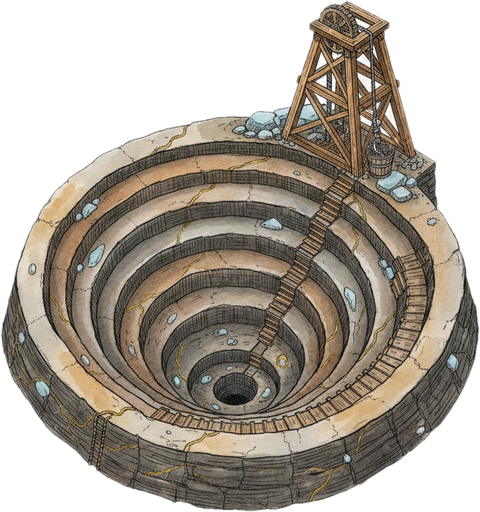
#> input picture tools/world-map/art/deep-mine.png, 480 x 512 px
$ python cut_art.py art/deep-mine.png art/great-forge.png
#> lines starting #> are read from the running program, lines starting #| are printed output that depends on the picture; after the words box and inside, x2 and y2 are one past the last pixel; in counts of white or black regions, pixels touching at a corner belong together
"""Cut a generated image out of its plain white background and save it to art/ for the map.

  python tools/world-map/cut_art.py <source.png> <name> [--grey-bg]

--grey-bg also removes pale grey connected to the background (a halo); don't use it on anything
with pale smoke or steam at its edge, which it would eat.
"""
import sys
from pathlib import Path

import numpy as np
from PIL import Image, ImageFilter
from scipy import ndimage as ndi

MAX_SIDE = 512


def cut(path, floor):
#> called with path = 'art/deep-mine.png', floor = 225
    im = Image.open(path).convert('RGB')
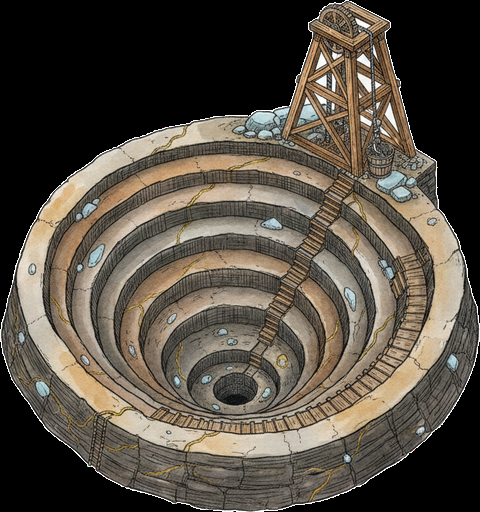
#> im: PIL image 480x512 RGB; mean R, G, B 84.6, 77.1, 66.7
    a = np.asarray(im).astype(np.int16)
    lab, _ = ndi.label(a.min(axis=2) > floor)
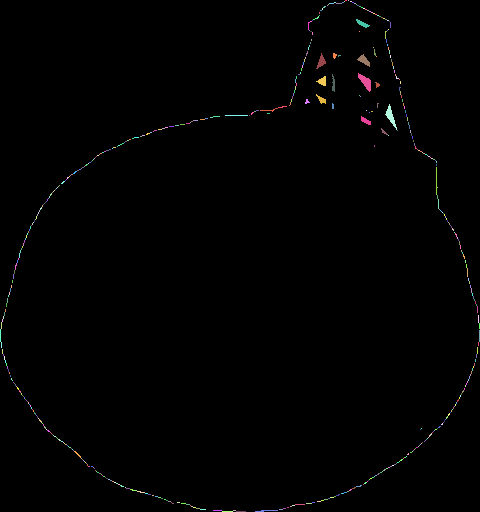
#> lab: shape (512, 480) int32; 531 distinct labels, from 0 to 530; one colour per label, 0 black
    edge = set(np.unique(np.concatenate([lab[0], lab[-1], lab[:, 0], lab[:, -1]]))) - {0}
#> edge = 8 items
    bg = np.isin(lab, list(edge))
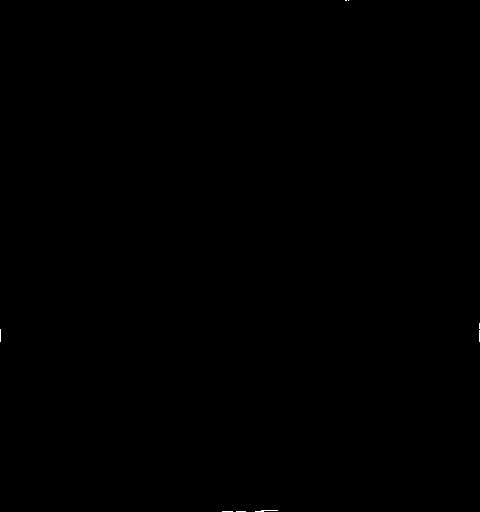
#> bg: shape (512, 480) bool; 0.03% white in thin lines or dots
    mask = Image.fromarray(np.where(bg, 0, 255).astype(np.uint8)).filter(ImageFilter.MinFilter(3)).filter(ImageFilter.GaussianBlur(1.1))
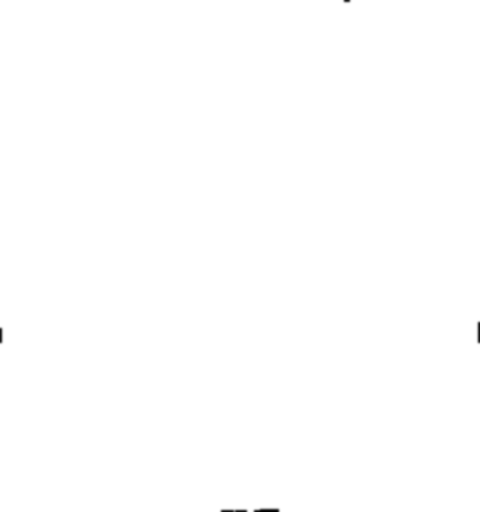
#> mask: PIL image 480x512 L; min 2, max 255, mean 254.8
    out = im.convert('RGBA')
    out.putalpha(mask)
    return out.crop(mask.point(lambda v: 255 if v > 12 else 0).getbbox())


def main():
    src, name = sys.argv[1], sys.argv[2]
    c = cut(src, 165 if '--grey-bg' in sys.argv else 225)
    c.thumbnail((MAX_SIDE, MAX_SIDE), Image.LANCZOS)
    dest = Path(__file__).parent / 'art' / f'{name}.png'
    dest.parent.mkdir(exist_ok=True)
    c.save(dest, optimize=True)
    print(dest.name, c.size, dest.stat().st_size // 1024, 'KB')
#| great-forge.png.png (480, 512) 435 KB


main()

$ run again, on tools/world-map/art/lava.png
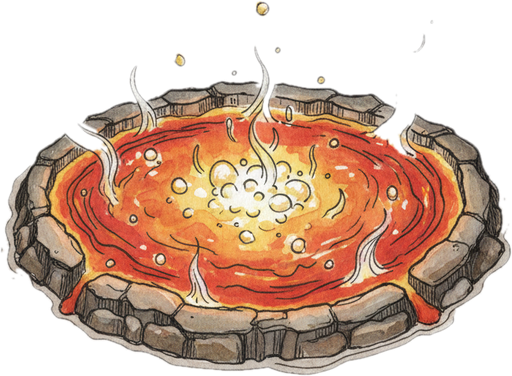
#> input picture tools/world-map/art/lava.png, 512 x 376 px
#> in cut, `im = Image.open(path).convert('RGB')`:
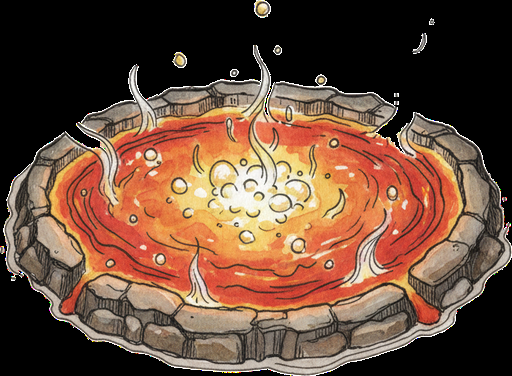
#> im: PIL image 512x376 RGB; mean R, G, B 107.8, 76.6, 58.9
#> in cut, `lab, _ = ndi.label(a.min(axis=2) > floor)`:
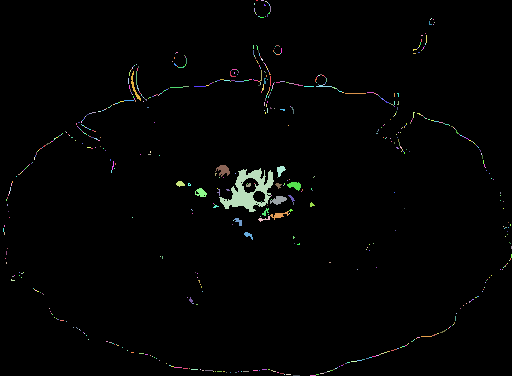
#> lab: shape (376, 512) int32; 686 distinct labels, from 0 to 685; one colour per label, 0 black
#> edge = 6 items
#> bg: shape (376, 512) bool; 0.01% white in thin lines or dots, all inside (x1, y1, x2, y2) = (256, 0, 512, 376)
#| lava.png.png (512, 376) 303 KB
